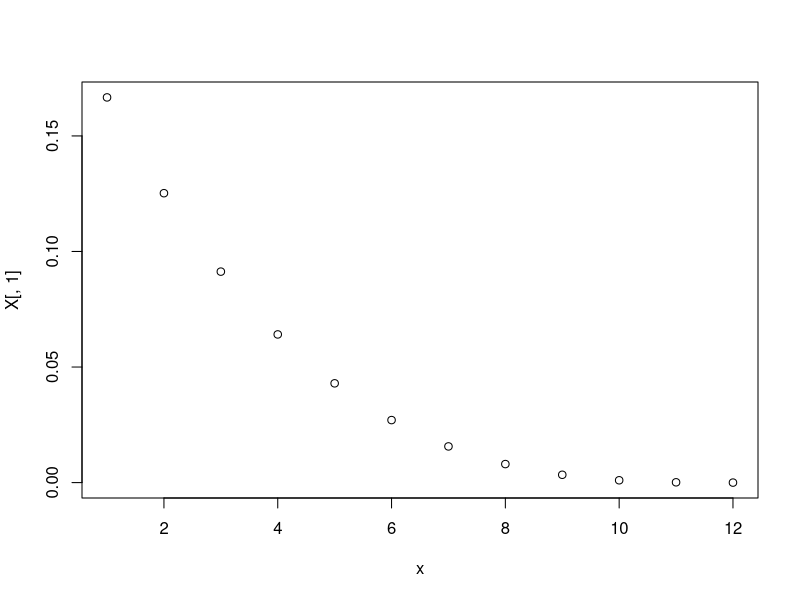

Write the R code that produced this figure. (Note: this script raises an error after producing the figure.)
#Alannah Hounat S2434943

#x and y the vectors of x, y data to smooth
#k – the number of basis functions to use
#logsp – the ends of the interval over which to search for the smoothing 
#parameter (log λ scale).
#bord – the B-spline order to use: 3 corresponds to cubic
#pord – the order of difference to use in the penalty. 2 is for the 
#penalty given above.
#ngrid – the number of smoothing parameter values to try. You should use even 
#spacing of values on the log scale.
pspline<- function(x,y,k,logsp,bord,pord,ngrid){
  
  dk <- diff(range(x))/(k-bord) ## knot spacing
  knots <- seq(min(x)-dk*bord,by=dk,length=k+bord+1)
  X <- splines::splineDesign(knots,x,ord=bord+1,outer.ok=TRUE)
  D <- diff(diag(k),differences=pord)
  print(x)
  print(X[,1])
  plot(x,X[,1])
}

print(pspline(c(1,2,3,4,5,6,7,8,9,10,11,12),c(5,6,7,3,4,5,6,7,8,9,10,11,12),4,c(-5,5),3,2,100))
#to choose lambda (the smoothing parameter) we need to use some function
#
#sequence of log smoothing parameters - lsp
#ridge<-function(y,X,lsp){
  
#}

#x1<-rnorm(500,0,2)

#print(x1)

#plot(x,X)

gg
